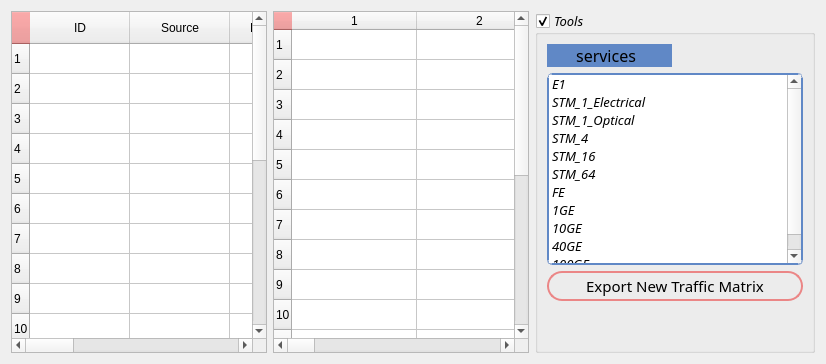
       <widget class="QWidget" name="TrafficMatrixTab">
        <attribute name="title">
         <string>Traffic Matrix Tab</string>
        </attribute>
        <layout class="QGridLayout" name="gridLayout_6">
         <item row="0" column="0">
          <widget class="QTableWidget" name="General_TM">
           <property name="styleSheet">
            <string notr="true">QTableWidget {
    
	
	selection-background-color: #C0C0C0
}
QTableWidget QTableCornerButton::section {
    background: #EB8686;
  }</string>
           </property>
           <property name="frameShadow">
            <enum>QFrame::Sunken</enum>
           </property>
           <property name="lineWidth">
            <number>1</number>
           </property>
           <property name="dragDropOverwriteMode">
            <bool>true</bool>
           </property>
           <property name="alternatingRowColors">
            <bool>false</bool>
           </property>
           <property name="rowCount">
            <number>20</number>
           </property>
           <property name="columnCount">
            <number>9</number>
           </property>
           <row/>
           <row/>
           <row/>
           <row/>
           <row/>
           <row/>
           <row/>
           <row/>
           <row/>
           <row/>
           <row/>
           <row/>
           <row/>
           <row/>
           <row/>
           <row/>
           <row/>
           <row/>
           <row/>
           <row/>
           <column>
            <property name="text">
             <string>ID</string>
            </property>
           </column>
           <column>
            <property name="text">
             <string>Source</string>
            </property>
           </column>
           <column>
            <property name="text">
             <string>Destination</string>
            </property>
           </column>
           <column>
            <property name="text">
             <string>Old
Cable Type</string>
            </property>
           </column>
           <column>
            <property name="text">
             <string>Cable
Type</string>
            </property>
           </column>
           <column>
            <property name="text">
             <string>Distance
Real (Km)</string>
            </property>
           </column>
           <column>
            <property name="text">
             <string>Att. (dB/ Km )
for Network Plan </string>
            </property>
           </column>
           <column>
            <property name="text">
             <string>Status</string>
            </property>
           </column>
           <column>
            <property name="text">
             <string>Degree</string>
            </property>
           </column>
          </widget>
         </item>
         <item row="0" column="1">
          <widget class="QTableWidget" name="Traffic_matrix">
           <property name="maximumSize">
            <size>
             <width>16777215</width>
             <height>16777215</height>
            </size>
           </property>
           <property name="styleSheet">
            <string notr="true">QTableWidget {
    
	
	selection-background-color: #C0C0C0 ;
  
	
}
QTableWidget QTableCornerButton::section {
    background: #EB8686;
  }</string>
           </property>
           <property name="alternatingRowColors">
            <bool>false</bool>
           </property>
           <property name="textElideMode">
            <enum>Qt::ElideMiddle</enum>
           </property>
           <property name="showGrid">
            <bool>true</bool>
           </property>
           <property name="gridStyle">
            <enum>Qt::SolidLine</enum>
           </property>
           <property name="sortingEnabled">
            <bool>false</bool>
           </property>
           <property name="rowCount">
            <number>20</number>
           </property>
           <property name="columnCount">
            <number>10</number>
           </property>
           <attribute name="horizontalHeaderCascadingSectionResizes">
            <bool>true</bool>
           </attribute>
           <attribute name="horizontalHeaderDefaultSectionSize">
            <number>125</number>
           </attribute>
           <attribute name="horizontalHeaderShowSortIndicator" stdset="0">
            <bool>false</bool>
           </attribute>
           <attribute name="verticalHeaderShowSortIndicator" stdset="0">
            <bool>true</bool>
           </attribute>
           <attribute name="verticalHeaderStretchLastSection">
            <bool>false</bool>
           </attribute>
           <row/>
           <row/>
           <row/>
           <row/>
           <row/>
           <row/>
           <row/>
           <row/>
           <row/>
           <row/>
           <row/>
           <row/>
           <row/>
           <row/>
           <row/>
           <row/>
           <row/>
           <row/>
           <row/>
           <row/>
           <column/>
           <column/>
           <column/>
           <column/>
           <column/>
           <column/>
           <column/>
           <column/>
           <column/>
           <column/>
          </widget>
         </item>
         <item row="0" column="2">
          <widget class="QGroupBox" name="TM_groupbox">
           <property name="font">
            <font>
             <family>Bahnschrift</family>
             <pointsize>10</pointsize>
             <italic>true</italic>
            </font>
           </property>
           <property name="mouseTracking">
            <bool>false</bool>
           </property>
           <property name="accessibleDescription">
            <string/>
           </property>
           <property name="title">
            <string>Tools</string>
           </property>
           <property name="flat">
            <bool>true</bool>
           </property>
           <property name="checkable">
            <bool>true</bool>
           </property>
           <property name="checked">
            <bool>true</bool>
           </property>
           <layout class="QGridLayout" name="gridLayout_5">
            <item row="0" column="0">
             <widget class="QLabel" name="label_7">
              <property name="font">
               <font>
                <family>Bahnschrift SemiBold Condensed</family>
                <pointsize>12</pointsize>
                <weight>7</weight>
                <italic>false</italic>
                <bold>false</bold>
                <underline>false</underline>
               </font>
              </property>
              <property name="styleSheet">
               <string notr="true">QLabel {
  
	
	font: 63 12pt &quot;Bahnschrift SemiBold Condensed&quot;;
	background-color:  #6088C6;
}</string>
              </property>
              <property name="frameShape">
               <enum>QFrame::NoFrame</enum>
              </property>
              <property name="frameShadow">
               <enum>QFrame::Sunken</enum>
              </property>
              <property name="text">
               <string>       services</string>
              </property>
             </widget>
            </item>
            <item row="1" column="0" colspan="2">
             <widget class="QListWidget" name="listWidget">
              <property name="font">
               <font>
                <family>Bahnschrift</family>
                <pointsize>10</pointsize>
               </font>
              </property>
              <property name="styleSheet">
               <string notr="true">QListWidget {
    alternate-background-color: yellow;
	border:2px double;
	border-color: #6088C6;
	border-radius: 5px; 
    
}
QListWidget {
    show-decoration-selected: 1; /* make the selection span the entire width of the view */
}

QListWidget::item:alternate {
    background: #EEEEEE;
}

QListWidget::item:selected {
    border: 1px solid #6a6ea9;
}

QListWidget::item:selected:!active {
    background: qlineargradient(x1: 0, y1: 0, x2: 0, y2: 1,
                                stop: 0 #ABAFE5, stop: 1 #8588B2);
}

QListWidget::item:selected:active {
    background: qlineargradient(x1: 0, y1: 0, x2: 0, y2: 1,
                                stop: 0 #6a6ea9, stop: 1 #888dd9);
}

QListWidget::item:hover {
    background: qlineargradient(x1: 0, y1: 0, x2: 0, y2: 1,
                                stop: 0 #FAFBFE, stop: 1 #DCDEF1);
}</string>
              </property>
              <item>
               <property name="text">
                <string>E1</string>
               </property>
              </item>
              <item>
               <property name="text">
                <string>STM_1_Electrical</string>
               </property>
              </item>
              <item>
               <property name="text">
                <string>STM_1_Optical</string>
               </property>
              </item>
              <item>
               <property name="text">
                <string>STM_4</string>
               </property>
              </item>
              <item>
               <property name="text">
                <string>STM_16</string>
               </property>
              </item>
              <item>
               <property name="text">
                <string>STM_64</string>
               </property>
              </item>
              <item>
               <property name="text">
                <string>FE</string>
               </property>
              </item>
              <item>
               <property name="text">
                <string>1GE</string>
               </property>
              </item>
              <item>
               <property name="text">
                <string>10GE</string>
               </property>
              </item>
              <item>
               <property name="text">
                <string>40GE</string>
               </property>
              </item>
              <item>
               <property name="text">
                <string>100GE</string>
               </property>
              </item>
             </widget>
            </item>
            <item row="2" column="0" rowspan="2" colspan="2">
             <widget class="QPushButton" name="SaveChanges_button">
              <property name="minimumSize">
               <size>
                <width>84</width>
                <height>30</height>
               </size>
              </property>
              <property name="font">
               <font>
                <family>Bahnschrift Condensed</family>
                <pointsize>11</pointsize>
                <weight>9</weight>
                <italic>false</italic>
                <bold>false</bold>
               </font>
              </property>
              <property name="styleSheet">
               <string notr="true">QPushButton {
	
	
	font: 75 11pt &quot;Bahnschrift Condensed&quot;;
	
    border: 2px solid #8f8f91; min-width: 80px;
	border-color: #EB8686; 
    border-radius: 15px;
}

QPushButton:pressed,hover {
    background-color: #EB8686; 
}
QPushButton:hover {
    background-color: #EB8686; 
}
QPushButton:flat {
    border: none; /* no border for a flat push button */
}

QPushButton:default {
    border-color: navy; /* make the default button prominent */
}</string>
              </property>
              <property name="text">
               <string>Export New Traffic Matrix</string>
              </property>
             </widget>
            </item>
            <item row="4" column="0">
             <spacer name="verticalSpacer_2">
              <property name="orientation">
               <enum>Qt::Vertical</enum>
              </property>
              <property name="sizeHint" stdset="0">
               <size>
                <width>20</width>
                <height>40</height>
               </size>
              </property>
             </spacer>
            </item>
           </layout>
          </widget>
         </item>
        </layout>
       </widget>
